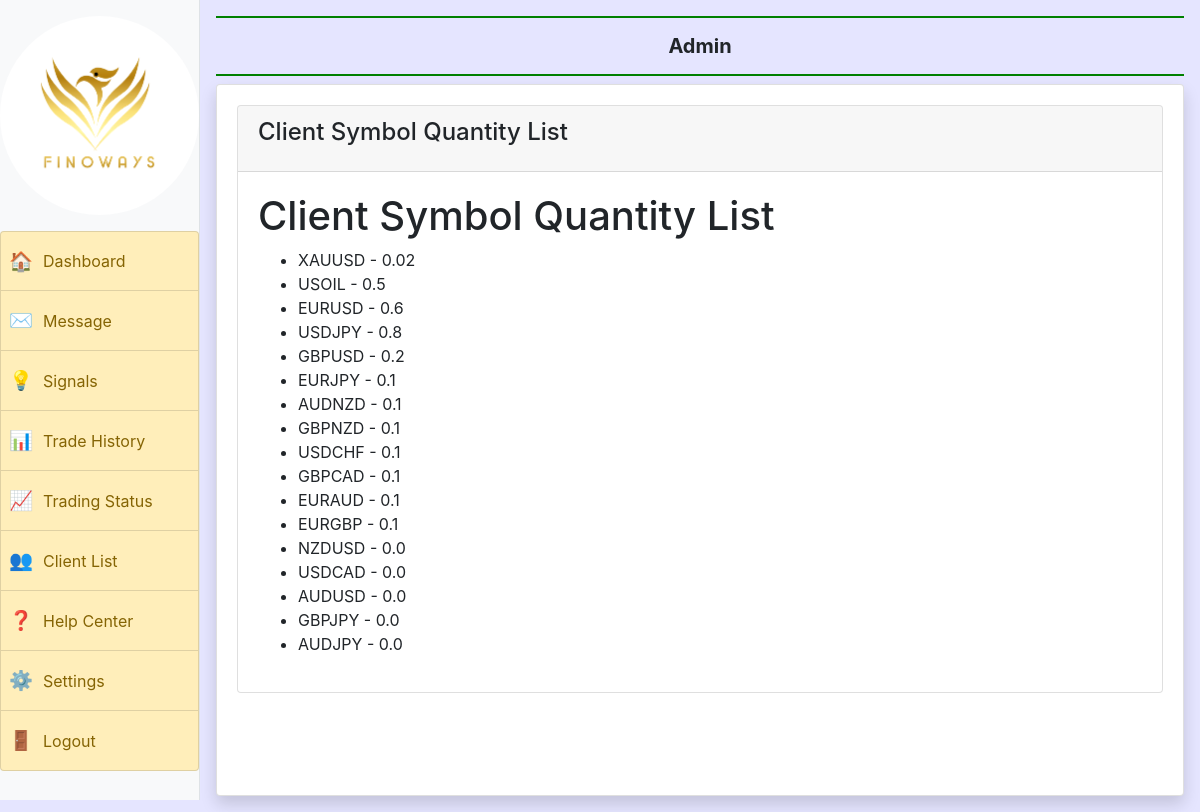
The page /symbol_qty_list/ on the database as committed earlier.
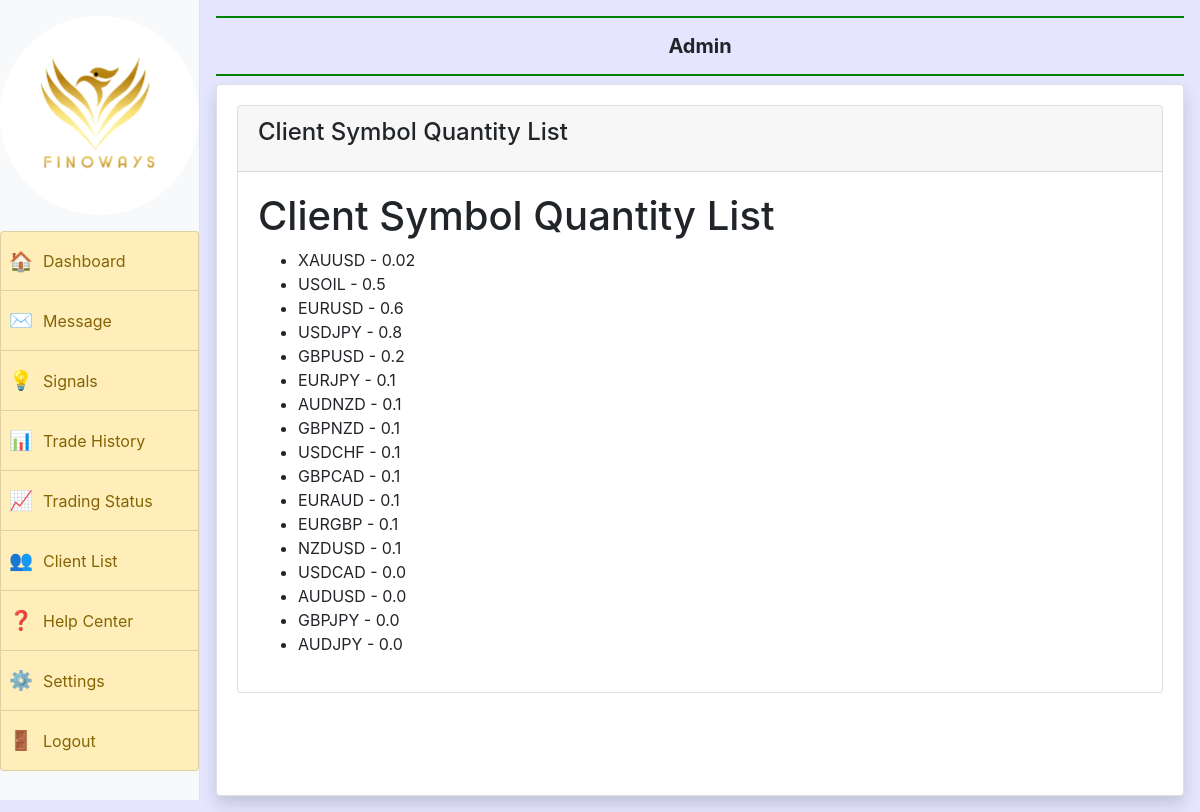
The same page on the database as committed later.
### myapp/models.py (models this page shows)
class Client_SYMBOL_QTY(models.Model):
    client_id = models.CharField(max_length=50, blank=True, null=True)
    SYMBOL = models.CharField(max_length=50, blank=True, null=True)
    QUANTITY = models.FloatField(null=True, blank=True)
    trade = models.CharField(max_length=50, blank=True, null=True)
    created_at = models.DateTimeField(auto_now_add=True)

### myapp/views.py (the view)
# urls.py: path('symbol_qty_list/',views.client_symbol_qty_list, name='client_symbol_qty_list'),
def client_symbol_qty_list(request):
    client_symbol_qty = Client_SYMBOL_QTY.objects.all()
    return render(request, 'client_symbol_qty_list.html', {'client_symbol_qty': client_symbol_qty})

### myapp/templates/client_symbol_qty_list.html
{% extends 'admin_base.html' %}
{% block main %}
<div class="content">
    <div class="row">
      <div class="col-md-12">
        <div class="card">
          <div class="card-header">
            <h4 class="card-title">Client Symbol Quantity List</h4>
          </div>
          <div class="card-body">
            <div class="table-responsive table-container">
                <h1>Client Symbol Quantity List</h1>
                <ul>
                    {% for item in client_symbol_qty %}
                    <li>{{ item.SYMBOL }} - {{ item.QUANTITY }}</li>
                    {% endfor %}
                </ul>
            </div>
          </div>
        </div>
      </div>
    </div>
  </div>
{% endblock %}

Rows that differ between the two databases and show on the page:
changed Client_SYMBOL_QTY "NZDUSD": QUANTITY "0.0" → "0.1"
